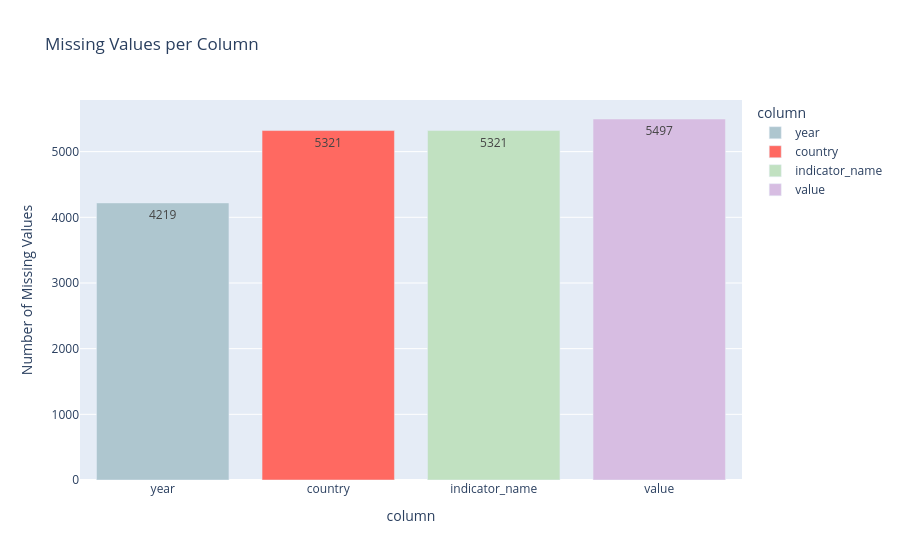

Notebook code for this chart:
### Markdown cell above
This subsection analyses missing values across all columns in the dataset. The total number of missing entries per column is calculated and visualised to highlight which fields are sparsely populated.

This analysis helps distinguish between expected missing values (e.g. structured metadata not applicable to all records) and potential data quality issues that may require attention in later stages.

### Code cell
missing_df = final_rag_dataset.isna().sum().reset_index()
missing_df = missing_df[missing_df[0] > 0].sort_values(by=0, ascending=True)

if not missing_df.empty:
    missing_df.columns = ["column", "missing_count"]

    fig = px.bar(
        missing_df,
        x="column",
        y="missing_count",
        text_auto=True,
        title="Missing Values per Column",
        labels={"missing_count": "Number of Missing Values"},
        color="column",
        color_discrete_sequence=[
            "#AEC6CF",  # pastel blue
            "#FF6961",  # pastel pink
            "#C1E1C1",  # pastel green
            "#D7BDE2",  # pastel purple
            "#FFF2CC",  # pastel yellow
            "#FADADD",  # pastel peach
            "#D7B4F3"   # pastel lavender
        ]
    )

    fig.show()

### Figure 1 — Plotly figure (JSON) as saved in the notebook; plotly's stock layout.template omitted (floating-point values rounded to 4 significant figures)
{"data": [{"hovertemplate": "column=%{x}<br>Number of Missing Values=%{y}<extra></extra>", "legendgroup": "year", "marker": {"color": "#AEC6CF", "pattern": {"shape": ""}}, "name": "year", "orientation": "v", "showlegend": true, "textposition": "auto", "texttemplate": "%{y}", "type": "bar", "x": ["year"], "xaxis": "x", "y": [4219], "yaxis": "y"}, {"hovertemplate": "column=%{x}<br>Number of Missing Values=%{y}<extra></extra>", "legendgroup": "country", "marker": {"color": "#FF6961", "pattern": {"shape": ""}}, "name": "country", "orientation": "v", "showlegend": true, "textposition": "auto", "texttemplate": "%{y}", "type": "bar", "x": ["country"], "xaxis": "x", "y": [5321], "yaxis": "y"}, {"hovertemplate": "column=%{x}<br>Number of Missing Values=%{y}<extra></extra>", "legendgroup": "indicator_name", "marker": {"color": "#C1E1C1", "pattern": {"shape": ""}}, "name": "indicator_name", "orientation": "v", "showlegend": true, "textposition": "auto", "texttemplate": "%{y}", "type": "bar", "x": ["indicator_name"], "xaxis": "x", "y": [5321], "yaxis": "y"}, {"hovertemplate": "column=%{x}<br>Number of Missing Values=%{y}<extra></extra>", "legendgroup": "value", "marker": {"color": "#D7BDE2", "pattern": {"shape": ""}}, "name": "value", "orientation": "v", "showlegend": true, "textposition": "auto", "texttemplate": "%{y}", "type": "bar", "x": ["value"], "xaxis": "x", "y": [5497], "yaxis": "y"}], "layout": {"barmode": "relative", "legend": {"title": {"text": "column"}, "tracegroupgap": 0}, "title": {"text": "Missing Values per Column"}, "xaxis": {"anchor": "y", "categoryarray": ["year", "country", "indicator_name", "value"], "categoryorder": "array", "domain": [0, 1], "title": {"text": "column"}}, "yaxis": {"anchor": "x", "domain": [0, 1], "title": {"text": "Number of Missing Values"}}}}
